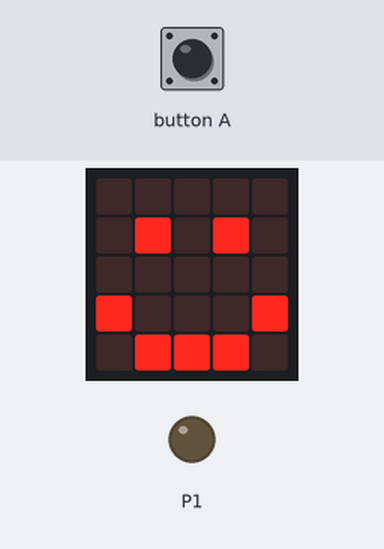
Simulated run of this program. Board: BBC micro:bit (MakeCode). On the bench: the board's 5×5 LED display, output pins drawn as LEDs (lit = HIGH). Dashed ring = blinking. The inputs (shaded band) are chosen by the test bench.

Above: at 1.8 s.
1.9 s: button A pressed for 0.15 s
At 2.8 s:
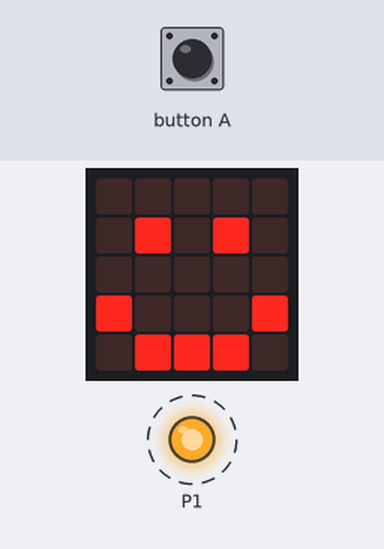
Timing chart, 0 to 10.6 s (numbered marks = the images above; inputs shaded):
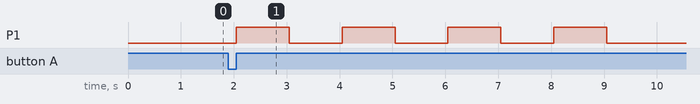

The program:

main.ts
```typescript
input.onButtonPressed(Button.A, function () {
    for (let index = 0; index < 4; index++) {
        pins.digitalWritePin(DigitalPin.P1, 1)
        basic.pause(1000)
        pins.digitalWritePin(DigitalPin.P1, 0)
        basic.pause(1000)
    }
})
basic.showIcon(IconNames.Happy)
pins.digitalWritePin(DigitalPin.P1, 0)
basic.forever(function () {

})
```

test.ts
```typescript
// aquí va el archivo "tests"; esto no se compilará cuando este paquete se utilice como una extensión.
```

Measured:
- after the input at 1.9 s, P1: alternates HIGH for 1.0 s and LOW for 1.0 s, 8 changes in all, then stays LOW, starting after 0.15 s
